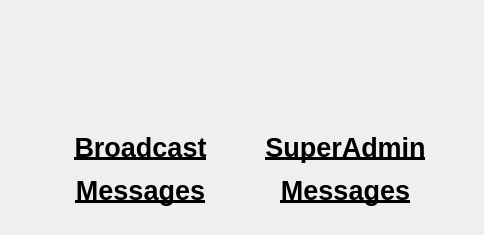
<?xml version="1.0" encoding="UTF-8"?>
<ui version="4.0">
 <class>noticeDialog</class>
 <widget class="QDialog" name="noticeDialog">
  <property name="geometry">
   <rect>
    <x>0</x>
    <y>0</y>
    <width>484</width>
    <height>235</height>
   </rect>
  </property>
  <property name="windowTitle">
   <string>Messages</string>
  </property>
  <widget class="QPushButton" name="broadcastMessages">
   <property name="geometry">
    <rect>
     <x>80</x>
     <y>10</y>
     <width>120</width>
     <height>120</height>
    </rect>
   </property>
   <property name="maximumSize">
    <size>
     <width>120</width>
     <height>120</height>
    </size>
   </property>
   <property name="styleSheet">
    <string notr="true">border:none;</string>
   </property>
   <property name="text">
    <string/>
   </property>
   <property name="icon">
    <iconset>
     <normaloff>../../Images/add_event.png</normaloff>../../Images/add_event.png</iconset>
   </property>
   <property name="iconSize">
    <size>
     <width>100</width>
     <height>100</height>
    </size>
   </property>
  </widget>
  <widget class="QPushButton" name="superadminMessage">
   <property name="geometry">
    <rect>
     <x>280</x>
     <y>10</y>
     <width>120</width>
     <height>120</height>
    </rect>
   </property>
   <property name="sizePolicy">
    <sizepolicy hsizetype="Fixed" vsizetype="Fixed">
     <horstretch>0</horstretch>
     <verstretch>0</verstretch>
    </sizepolicy>
   </property>
   <property name="maximumSize">
    <size>
     <width>120</width>
     <height>120</height>
    </size>
   </property>
   <property name="styleSheet">
    <string notr="true">border:none;</string>
   </property>
   <property name="text">
    <string/>
   </property>
   <property name="icon">
    <iconset>
     <normaloff>../../Images/search_hospital.png</normaloff>../../Images/search_hospital.png</iconset>
   </property>
   <property name="iconSize">
    <size>
     <width>100</width>
     <height>100</height>
    </size>
   </property>
  </widget>
  <widget class="QLabel" name="broadcastMessageLabel">
   <property name="geometry">
    <rect>
     <x>60</x>
     <y>130</y>
     <width>161</width>
     <height>78</height>
    </rect>
   </property>
   <property name="sizePolicy">
    <sizepolicy hsizetype="Fixed" vsizetype="Fixed">
     <horstretch>0</horstretch>
     <verstretch>0</verstretch>
    </sizepolicy>
   </property>
   <property name="text">
    <string>&lt;html&gt;&lt;head/&gt;&lt;body&gt;&lt;p align=&quot;center&quot;&gt;&lt;span style=&quot; font-size:20pt; font-weight:600; text-decoration: underline;&quot;&gt;Broadcast&lt;/span&gt;&lt;/p&gt;&lt;p align=&quot;center&quot;&gt;&lt;span style=&quot; font-size:20pt; font-weight:600; text-decoration: underline;&quot;&gt;Messages&lt;/span&gt;&lt;/p&gt;&lt;/body&gt;&lt;/html&gt;</string>
   </property>
  </widget>
  <widget class="QLabel" name="superadminMessageLabel">
   <property name="geometry">
    <rect>
     <x>260</x>
     <y>130</y>
     <width>171</width>
     <height>78</height>
    </rect>
   </property>
   <property name="sizePolicy">
    <sizepolicy hsizetype="Fixed" vsizetype="Fixed">
     <horstretch>0</horstretch>
     <verstretch>0</verstretch>
    </sizepolicy>
   </property>
   <property name="text">
    <string>&lt;html&gt;&lt;head/&gt;&lt;body&gt;&lt;p align=&quot;center&quot;&gt;&lt;span style=&quot; font-size:20pt; font-weight:600; text-decoration: underline;&quot;&gt;SuperAdmin&lt;/span&gt;&lt;/p&gt;&lt;p align=&quot;center&quot;&gt;&lt;span style=&quot; font-size:20pt; font-weight:600; text-decoration: underline;&quot;&gt;Messages&lt;/span&gt;&lt;/p&gt;&lt;/body&gt;&lt;/html&gt;</string>
   </property>
  </widget>
 </widget>
 <resources/>
 <connections/>
</ui>
